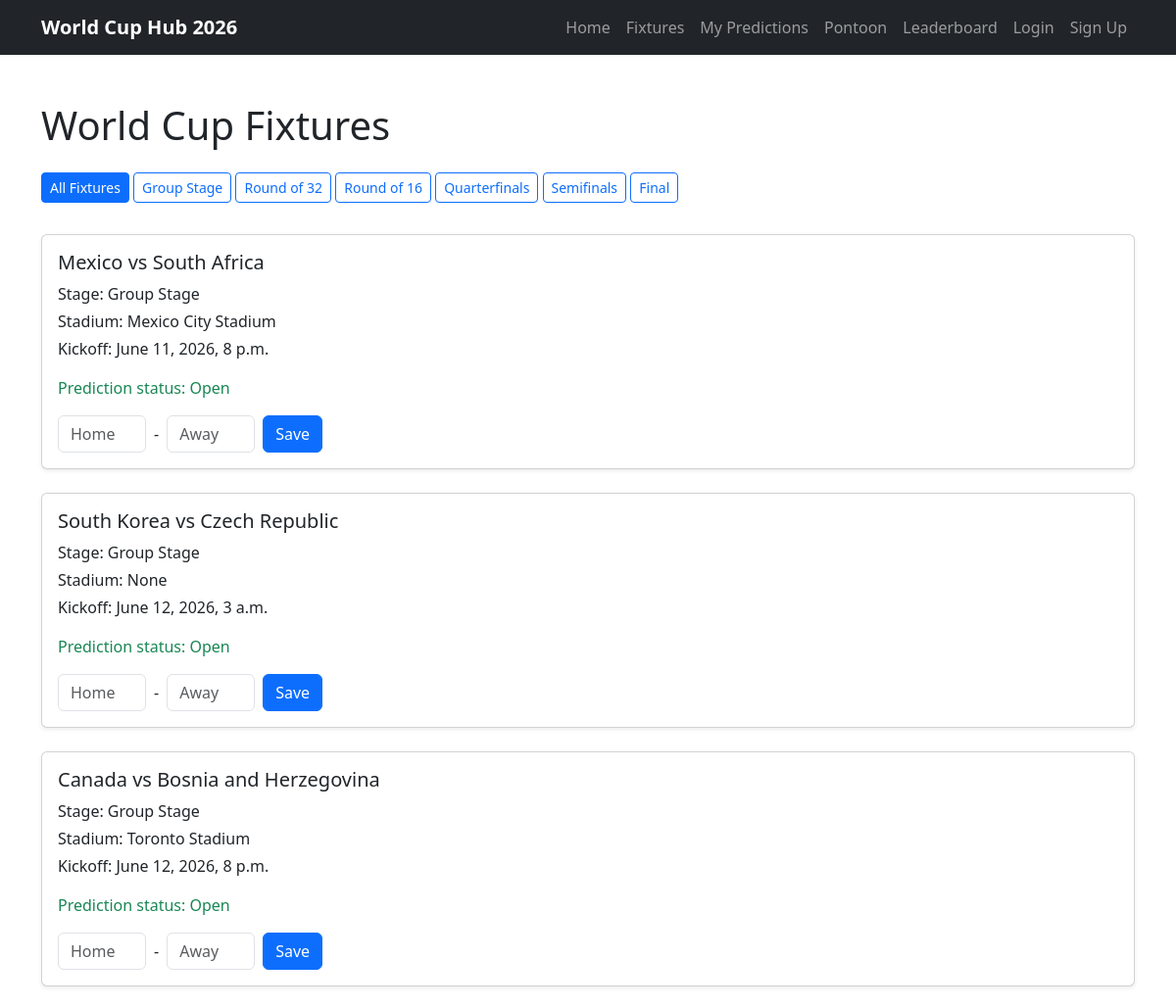
Before: /fixtures/ (upper part) with the older database file.
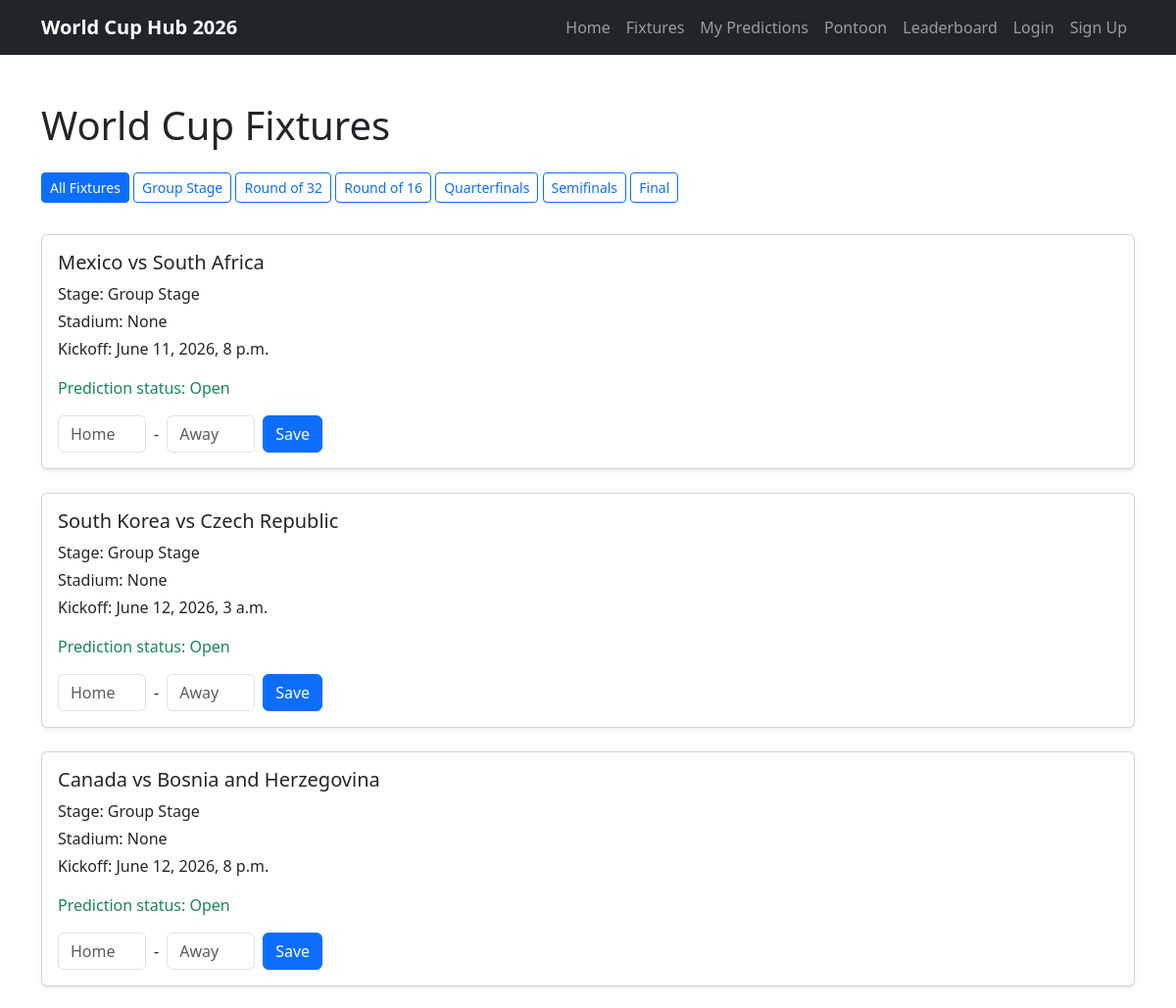
After: the same page with the newer database file.
### predictor/models.py (models this page shows, shortened)
class Fixture(models.Model):
    STAGE_CHOICES = [
        ('Group Stage', 'Group Stage'),
        ('Round of 32', 'Round of 32'),
        ('Round of 16', 'Round of 16'),
        ('Quarterfinals', 'Quarterfinals'),
        ('Semifinals', 'Semifinals'),
        ('Final', 'Final'),
    ]
    home_team = models.ForeignKey(
        Team,
        on_delete=models.CASCADE,
        related_name='home_fixtures'
    )
    away_team = models.ForeignKey(
        Team,
        on_delete=models.CASCADE,
        related_name='away_fixtures'
    )
    stadium = models.ForeignKey(
        Stadium,
        on_delete=models.SET_NULL,
        related_name='fixtures',
        null=True,
        blank=True
    )
    stage = models.CharField(max_length=20, choices=STAGE_CHOICES)
    kickoff_time = models.DateTimeField()
    home_team_score = models.PositiveIntegerField(blank=True, null=True)
    away_team_score = models.PositiveIntegerField(blank=True, null=True)
    class Meta:
        ordering = ['kickoff_time']
    def predictions_locked(self):
        lock_time = self.kickoff_time + timedelta(minutes=1)
        return timezone.now() >= lock_time

class Stadium(models.Model):
    name = models.CharField(max_length=100)
    city = models.CharField(max_length=100)
    capacity = models.PositiveBigIntegerField(blank=True, null=True)
    def __str__(self):
        return self.name

class Team(models.Model):
    GROUP_CHOICES = [
        ('A', 'Group A'),
        ('B', 'Group B'),
        ('C', 'Group C'),
        ('D', 'Group D'),
        ('E', 'Group E'),
        ('F', 'Group F'),
        ('G', 'Group G'),
        ('H', 'Group H'),
        ('I', 'Group I'),
        ('J', 'Group J'),
        ('K', 'Group K'),
        ('L', 'Group L'),
    ]
    name = models.CharField(max_length=100)
    group = models.CharField(max_length=1, choices=GROUP_CHOICES)
    manager = models.CharField(max_length=100, blank=True, null=True)
    captain = models.CharField(max_length=100, blank=True, null=True)
    best_world_cup_finish = models.CharField(max_length=100, blank=True, null=True)
    best_world_cup_year = models.CharField(max_length=100,blank=True,null=True)
    def __str__(self):
        return self.name

### predictor/views.py (the view)
# urls.py: path("fixtures/", views.fixture_list, name="fixtures"),
def fixture_list(request, stage=None):
    stages = Fixture.STAGE_CHOICES
    if stage:
        fixtures = Fixture.objects.filter(stage=stage)
        selected_stage = stage
    else:
        fixtures = Fixture.objects.all()
        selected_stage = "all"
    if request.user.is_authenticated:
        predictions = Prediction.objects.filter(user=request.user)
    else:
        predictions = []
    context = {
        "fixtures": fixtures,
        "predictions": predictions,
        "stages": stages,
        "selected_stage": selected_stage,
    }
    return render(request, "predictor/fixture_list.html", context)

### predictor/templates/predictor/fixture_list.html (shortened to what this page needs)
{% extends "base.html" %}
{% block content %}
<section class="container py-5">
    <h1 class="mb-4">World Cup Fixtures</h1>
    <div class="mb-4">
        <a href="{% url 'fixtures' %}"
           class="btn btn-sm mb-2 {% if selected_stage == 'all' %}btn-primary{% else %}btn-outline-primary{% endif %}">
            All Fixtures
        </a>
        {% for stage_value, stage_label in stages %}
            <a href="{% url 'fixtures_by_stage' stage_value %}"
               class="btn btn-sm mb-2 {% if selected_stage == stage_value %}btn-primary{% else %}btn-outline-primary{% endif %}">
                {{ stage_label }}
            </a>
        {% endfor %}
    </div>
    <div class="row">
        {% for fixture in fixtures %}
            <div class="col-12 mb-4">
                <div class="card shadow-sm">
                    <div class="card-body">
                        <h2 class="h5">
                            {{ fixture.home_team }} vs {{ fixture.away_team }}
                        </h2>
                        <p class="mb-1">
                            Stage: {{ fixture.get_stage_display }}
                        </p>
                        <p class="mb-1">
                            Stadium: {{ fixture.stadium }}
                        </p>
                        <p class="mb-0">
                            Kickoff: {{ fixture.kickoff_time }}
                        </p>
                        {% if fixture.predictions_locked %}
                            <p class="text-danger mt-3 mb-0">
                                Prediction status: Locked
                            </p>
                            <a href="{% url 'fixture_predictions' fixture.id %}"
                               class="btn btn-outline-secondary btn-sm mt-2">
                                View Predictions
                            </a>
                        {% else %}
                            <p class="text-success mt-3 mb-1">
                                Prediction status: Open
                            </p>
                            <form method="POST"
                                  action="{% url 'create_prediction' fixture.id %}"
                                  class="mt-3">
                                <div class="d-flex align-items-center gap-2">
                                    <input type="number"
                                           name="predicted_home_score"
                                           min="0"
                                           max="20"
                                           class="form-control"
                                           style="width: 90px;"
                                           placeholder="Home">
                                    <span>-</span>
                                    <input type="number"
                                           name="predicted_away_score"
                                           min="0"
                                           max="20"
                                           class="form-control"
                                           style="width: 90px;"
                                           placeholder="Away">
                                    <button type="submit"
                                            class="btn btn-primary">
                                        Save
                                    </button>
                                </div>
                            </form>
                        {% endif %}
                    </div>
                </div>
            </div>
        {% empty %}
            <p>No fixtures available.</p>
        {% endfor %}
    </div>
</section>
{% endblock %}

Changed rows visible on the page:
changed Fixture "June 11, 2026, 8 p.m.": stadium "Mexico City Stadium" → "None"
changed Fixture "June 12, 2026, 8 p.m.": stadium "Toronto Stadium" → "None"
